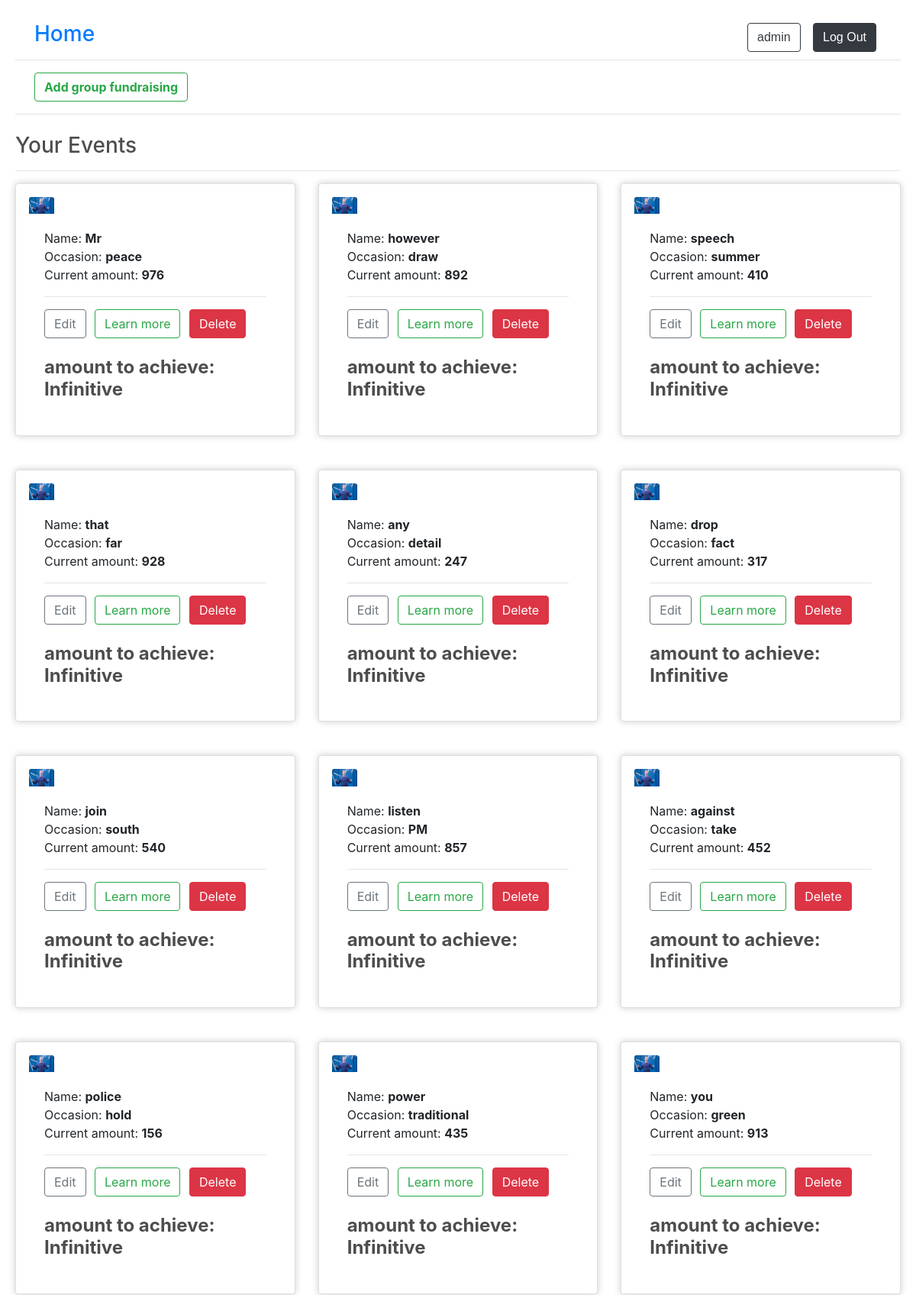
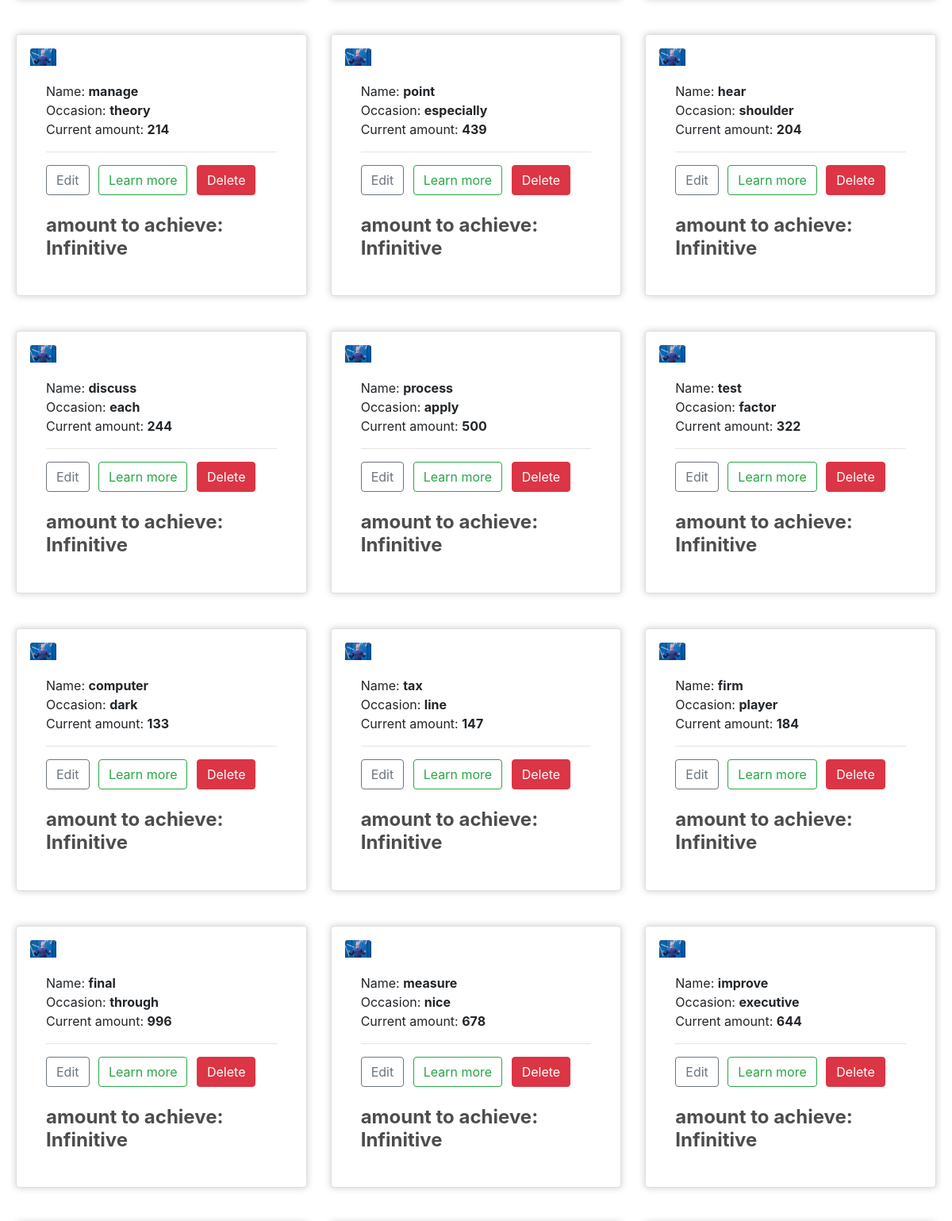
The app's page /profile (signed in, upper part) with its own data (2 pictures, top to bottom).
### task_app/models.py (models this page shows, shortened)
class Collect(models.Model):
    author = models.ForeignKey(User, on_delete=models.CASCADE)
    name = models.CharField(max_length=100)
    occasion = models.CharField(max_length=100)
    description = models.TextField()
    amount_to_achieve = models.CharField(max_length=100, default='Infinitive')
    current_amount = models.IntegerField()
    image = models.ImageField(upload_to='covers/')
    date_finish = models.DateTimeField()
    when_created = models.DateTimeField(auto_now_add=True)
    FIO = models.CharField(max_length=100)
    class Meta:
        verbose_name = 'Collect'
        verbose_name_plural = 'Collects'

### task_app/views.py (the view)
# urls.py: path('profile', views.profile, name='profile'),
def profile(request):
    user = request.user
    if user.is_authenticated:
        events = Collect.objects.filter(author=user)
        context = {'events':events[::-1]}
        return render(request, 'task_app/profile.html', context)
    else:
        return redirect('login')

### task_app/templates/task_app/profile.html (shortened to what this page needs)
<!DOCTYPE html>
{% load static %}
<html lang="en">
<head>
    <link rel="stylesheet" href="{% static 'task_app/base.css' %}">
    <link rel="stylesheet" href="{% static 'task_app/index.css' %}">
    <link rel="stylesheet" href="https://cdn.jsdelivr.net/npm/bootstrap@4.3.1/dist/css/bootstrap.min.css">
</head>
<body>
<nav class="py-2 bg-body-tertiary border-bottom">
    <div class="container d-flex flex-wrap justify-content-between align-items-center">
        <h3><a href="{% url 'home' %}">Home</a></h3>
        <ul class="nav ms-auto">
            {% if user.is_authenticated %}
                <div class="user-info">
                    <a href="{% url 'home' %}">
                        <span class="username btn btn-outline-dark">{{ user.username }}</span>
                    </a>
    <a href="{% url 'logout2' %}" class="logout-link btn btn-dark">Log Out</a>
                </div>
            {% endif %}
        </ul>
    </div>
</nav>
<header class="py-3 mb-4 border-bottom">
    <div class="container d-flex flex-wrap justify-content-between align-items-center">
        <a href="{% url 'add_group' %}" class="btn btn-outline-success d-flex align-items-center mb-3 mb-lg-0 me-lg-auto link-body-emphasis text-decoration-none">
            <b><span class="fs-4">Add group fundraising</span></b>
        </a>
    </div>
</header>
<h3>Your Events</h3>
<hr>
<div class="row">
    {% for i in events %}
    <div class="col-lg-4">
        <div class="card mb-4 box-element product">
            <img class="card-img-top" src="{{i.image.url}}" alt="{{i.company_name}} Image" style="max-width: 10%; height: 100;">
            <div class="card-body">
                Name:
                <strong>{{i.name|truncatechars_html:30}}</strong>
                <br>
                Occasion: <strong>{{i.occasion|truncatechars_html:38}}</strong>
                <br>
                Current amount: <strong>{{i.current_amount|truncatechars_html:30}}</strong>
                <br>
                <hr>
                <a href="{% url 'change' i.id %}">
               <button data-product='{{i.id}}' class="btn btn-outline-secondary add-btn update-cart">Edit</button>
                </a>
                <a href="{% url 'about' i.id %}" class="btn btn-outline-success">Learn more</a>
                <a href="{% url 'delete1' i.id %}" class="btn btn-danger">Delete</a>
                <br>
                <br>
                <h4 style="display: inline-block; float: right;"><strong>amount to achieve: {{i.amount_to_achieve}}</strong></h4>
            </div>
        </div>
    </div>
    {% endfor %}
</div>
</body>
</html>

### task_app/static/task_app/base.css (style rules this page uses)
.user-info { font-family: 'Arial', sans-serif; font-size: 16px; color: #333; margin-left: auto }
.username { font-weight: bold; color: #000000; margin-right: 5px; }
.logout-link { color: #dc3545; text-decoration: none; margin-left: 5px; }

### task_app/static/task_app/index.css (style rules this page uses)
body { background-color: hsl(0, 0%, 98%); padding: 20px; }
h1, h2, h3, h4, h5, h6 { color: hsl(0, 0%, 30%); }
.box-element { box-shadow: hsl(0, 0%, 80%) 0 0 10px; background-color: #fff; border-radius: 4px; padding: 17px; }
.product { border-radius: 0 0 4px 4px; }
.col-lg-4 { margin-bottom: 20px; }
.btn { border-radius: 0; margin-right: 7px }
h4 { font-size: 17px; }

### records on screen
Collect: image (picture), name "Mr", occasion "peace", current_amount "976", amount_to_achieve "Infinitive"
Collect: image (picture), name "however", occasion "draw", current_amount "892", amount_to_achieve "Infinitive"
Collect: image (picture), name "speech", occasion "summer", current_amount "410", amount_to_achieve "Infinitive"
Collect: image (picture), name "that", occasion "far", current_amount "928", amount_to_achieve "Infinitive"
Collect: image (picture), name "any", occasion "detail", current_amount "247", amount_to_achieve "Infinitive"
Collect: image (picture), name "drop", occasion "fact", current_amount "317", amount_to_achieve "Infinitive"
Collect: image (picture), name "join", occasion "south", current_amount "540", amount_to_achieve "Infinitive"
Collect: image (picture), name "listen", occasion "PM", current_amount "857", amount_to_achieve "Infinitive"
Collect: image (picture), name "against", occasion "take", current_amount "452", amount_to_achieve "Infinitive"
Collect: image (picture), name "police", occasion "hold", current_amount "156", amount_to_achieve "Infinitive"
Collect: image (picture), name "power", occasion "traditional", current_amount "435", amount_to_achieve "Infinitive"
Collect: image (picture), name "you", occasion "green", current_amount "913", amount_to_achieve "Infinitive"
Collect: image (picture), name "manage", occasion "theory", current_amount "214", amount_to_achieve "Infinitive"
Collect: image (picture), name "point", occasion "especially", current_amount "439", amount_to_achieve "Infinitive"
Collect: image (picture), name "hear", occasion "shoulder", current_amount "204", amount_to_achieve "Infinitive"
Collect: image (picture), name "discuss", occasion "each", current_amount "244", amount_to_achieve "Infinitive"
Collect: image (picture), name "process", occasion "apply", current_amount "500", amount_to_achieve "Infinitive"
Collect: image (picture), name "test", occasion "factor", current_amount "322", amount_to_achieve "Infinitive"
Collect: image (picture), name "computer", occasion "dark", current_amount "133", amount_to_achieve "Infinitive"
Collect: image (picture), name "tax", occasion "line", current_amount "147", amount_to_achieve "Infinitive"
Collect: image (picture), name "firm", occasion "player", current_amount "184", amount_to_achieve "Infinitive"
Collect: image (picture), name "final", occasion "through", current_amount "996", amount_to_achieve "Infinitive"
Collect: image (picture), name "measure", occasion "nice", current_amount "678", amount_to_achieve "Infinitive"
Collect: image (picture), name "improve", occasion "executive", current_amount "644", amount_to_achieve "Infinitive"

### other values on screen
{{ user.username }} "admin"
